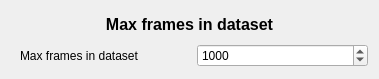
<?xml version="1.0" encoding="UTF-8"?>
<ui version="4.0">
 <class>P11ScanSetup</class>
 <widget class="QWidget" name="P11ScanSetup">
  <property name="geometry">
   <rect>
    <x>0</x>
    <y>0</y>
    <width>379</width>
    <height>79</height>
   </rect>
  </property>
  <property name="windowTitle">
   <string>Form</string>
  </property>
  <layout class="QGridLayout" name="gridLayout">
   <item row="1" column="0">
    <widget class="QFrame" name="gb_door">
     <layout class="QGridLayout" name="gridLayout_2">
      <property name="topMargin">
       <number>0</number>
      </property>
      <property name="rightMargin">
       <number>0</number>
      </property>
      <property name="bottomMargin">
       <number>0</number>
      </property>
      <item row="0" column="0">
       <widget class="QLabel" name="lb_door_address">
        <property name="text">
         <string>Max frames in dataset</string>
        </property>
       </widget>
      </item>
      <item row="0" column="1">
       <widget class="QSpinBox" name="sp_max_frames_in_dataset">
        <property name="minimum">
         <number>1</number>
        </property>
        <property name="maximum">
         <number>100000</number>
        </property>
        <property name="value">
         <number>1000</number>
        </property>
       </widget>
      </item>
     </layout>
    </widget>
   </item>
   <item row="0" column="0">
    <widget class="QLabel" name="label_3">
     <property name="font">
      <font>
       <pointsize>12</pointsize>
       <weight>75</weight>
       <bold>true</bold>
      </font>
     </property>
     <property name="text">
      <string>Max frames in dataset</string>
     </property>
     <property name="alignment">
      <set>Qt::AlignCenter</set>
     </property>
    </widget>
   </item>
  </layout>
 </widget>
 <resources/>
 <connections/>
 <buttongroups>
  <buttongroup name="bg_ff_option"/>
  <buttongroup name="bg_intensity"/>
  <buttongroup name="bg_fill_option"/>
  <buttongroup name="bg_mask_option"/>
  <buttongroup name="bg_attenuator"/>
 </buttongroups>
</ui>
